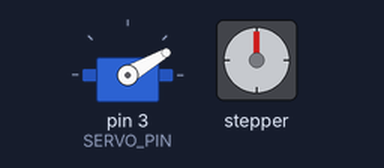
Bench run of a sketch on a simulated Arduino Uno, built with avr-gcc and run on an emulated ATmega328P. Shown: servo, stepper motor. Stepper angles assume 2048 steps per turn.

Above: at 0.15 s.
At 9.87 s:
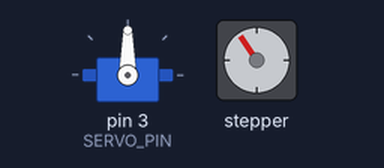
At 19.92 s:
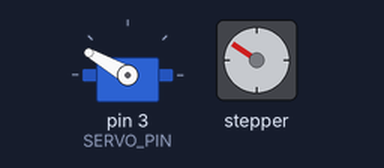
At 39.71 s:
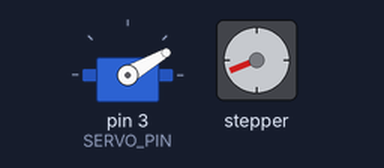
Timing chart, 0 to 40.0 s (numbered marks = the images above):
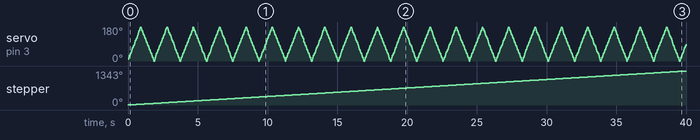

The sketch:

3_Stepper_en_Servo.ino
```cpp
/*
 * In dit programma wordt een servo en een stepper motor tegelijkertijd aangestuurd.
 Hieronder staat uitgelegd hoe de componenten moeten worden aangesloten op de Arduino:
 *
 * Servo:
 * Bruine draad op GND van de Arduino
 * Rode draad op 5V van de Arduino
 * Oranje draad op pin 3 van de Arduino
 *
 * Stepper:
 * Sluit de stepper motor aan op de vier pinnen van de ULN2003 driver board.
 * Sluit de IN1 pin van de driver board aan op pin 8 van de Arduino,
 * de IN2 pin op pin 9, de IN3 pin op pin 10 en de IN4 pin op pin 11.
 * Verbind de GND pin van de driver board met de GND pin van de Arduino
 * en de VCC pin van de driver board met de Vin pin van de Arduino.
 *
 * Let op: Het is belangrijk om de juiste polariteit te gebruiken bij
 * het aansluiten van de servo en de driver board van de stepper motor.
 */

#include <Stepper.h> // Bibliotheken importeren voor de Stepper en Servo motoren
#include <Servo.h>

const int STEPS_PER_REVOLUTION = 2048; // Het aantal stappen dat nodig is om een volledige rotatie van de stepper motor te maken
const int SERVO_PIN = 3; // De pin die is aangesloten op de servo motor

int servoGraden = 0; // Variabele om de hoek van de servo en het aantal stappen van de stepper bij te houden
int servoStap = 10; // De grootte van elk stapje van de servo. Groter is sneller

Stepper stepper(STEPS_PER_REVOLUTION, 8, 10, 9, 11); // Stepper object aanmaken met de pinnen en stappen per rotatie
// 8, 10, 9, 11 zijn de pinnen waarop de stepper is aangesloten. De volgorde is hier dus anders!
Servo servo; // Servo object aanmaken

void setup() {
  servo.attach(SERVO_PIN); // De servo motor aansluiten op de aangegeven pin
  stepper.setSpeed(7); // De snelheid van de stepper motor inx1stellen op 5 rotaties per seconde
}

void loop() {
  servoGraden += servoStap; // De hoek van de servo motor veranderen met de aangegeven increment
  if (servoGraden >= 180 || servoGraden <= 0) { // Controleren of de hoek de grenzen van 0 en 180 graden overschrijdt
    servoStap *= -1; // Als dat het geval is, de servoStap omkeren (+ word - en andersom) om de servo in de tegenovergestelde richting te laten bewegen
  }
  servo.write(servoGraden); // De servo motor bewegen naar de huidige hoek

  // De stepper motor bewegen
  int steps = 10; // Het aantal stappen dat de motor moet maken
  stepper.step(steps); // De aangegeven stappen uitvoeren
  delay(10); // Een korte pauze van 10 milliseconden om de motor te laten rusten
}
```

Measured:
- by itself, stepper: keeps turning clockwise at about 34°/s
